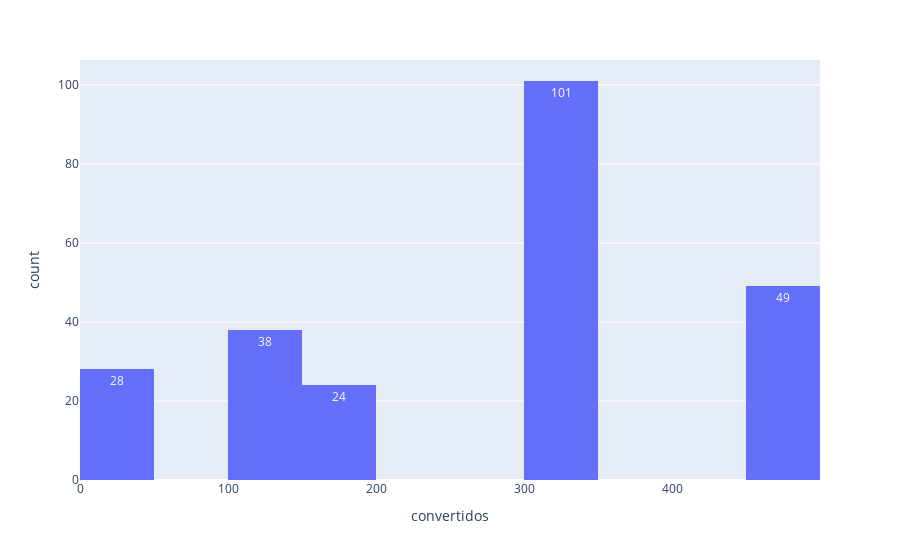

Notebook code for this chart:
### Code cell
px.histogram(x_teste_df, x = 'convertidos', text_auto = True)

### Figure 1 — Plotly figure (JSON) as saved in the notebook; plotly's stock layout.template omitted (floating-point values rounded to 4 significant figures; data arrays with more than 128 entries replaced by an {"elided": "..."} marker saying what was removed)
{"data": [{"alignmentgroup": "True", "bingroup": "x", "hovertemplate": "convertidos=%{x}<br>count=%{y}<extra></extra>", "legendgroup": "", "marker": {"color": "#636efa", "pattern": {"shape": ""}}, "name": "", "offsetgroup": "", "orientation": "v", "showlegend": false, "texttemplate": "%{value}", "type": "histogram", "x": {"elided": "240 int values"}, "xaxis": "x", "yaxis": "y"}], "layout": {"barmode": "relative", "legend": {"tracegroupgap": 0}, "margin": {"t": 60}, "xaxis": {"anchor": "y", "domain": [0, 1], "title": {"text": "convertidos"}}, "yaxis": {"anchor": "x", "domain": [0, 1], "title": {"text": "count"}}}}
